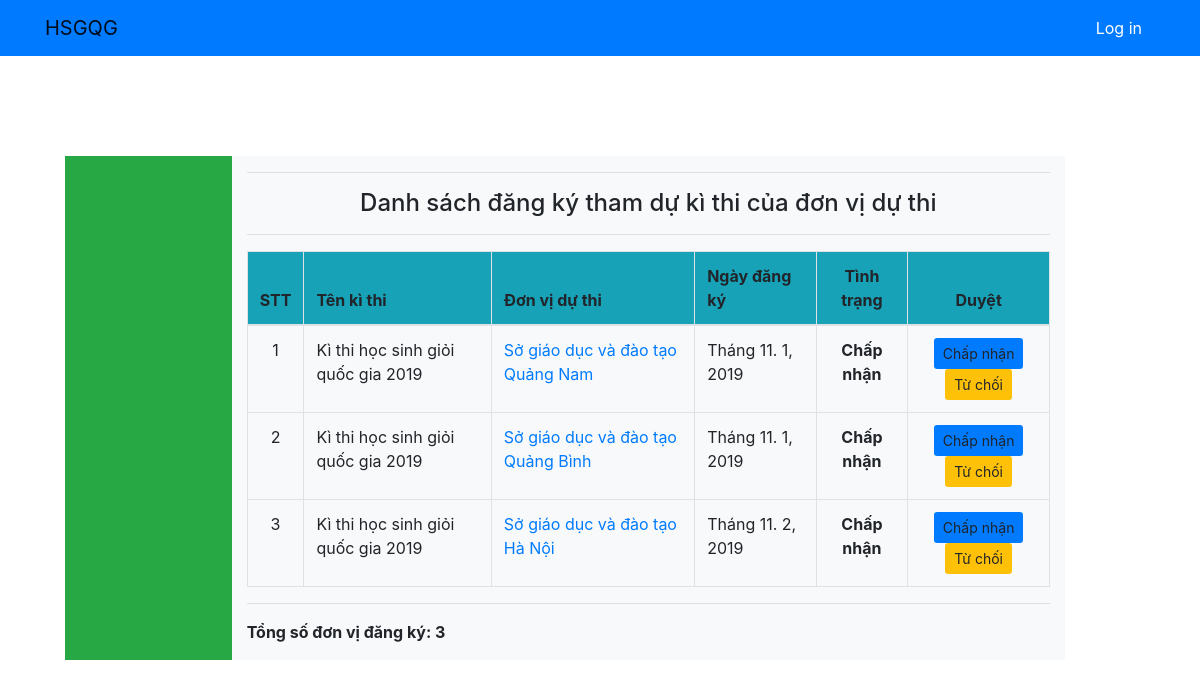
Page /organizer/all_request/ on the committed database.
### core/models.py (models this page shows, shortened)
class Contest_Participant(models.Model):
    STATUS = (
       ('accepted', 'Chấp nhận'),
       ('rejected', 'Từ chối'),
       ('waiting', 'Đang đợi'),
    )
    contest = models.ForeignKey(Contest, on_delete=models.CASCADE, null=True)
    participant  = models.ForeignKey(User, on_delete=models.CASCADE, null=True)
    date = models.DateField(auto_now=True)
    status = models.CharField(
       max_length=32,
       choices=STATUS,
       default='waiting',
    )
    subjects = models.ManyToManyField('Subject')
    def display_status_value(self):
        return dict(self.STATUS)[self.status]

class Contest(models.Model):
    name = models.CharField(max_length = 50)
    day_start = models.DateField(auto_now=False)
    day_end = models.DateField(auto_now=False)
    subjects = models.ManyToManyField('Subject')
    def __str__(self):
        return self.name

class User(AbstractUser):
    is_BanToChuc = models.BooleanField(default=False)
    is_DonViDuThi = models.BooleanField(default=False)
    name = models.CharField(max_length=30)
    email = models.CharField(max_length=30)
    phone_number = models.CharField(max_length=15)
    def __str__(self):
        return self.name

### core/views.py (the view)
# urls.py: path('organizer/all_request/', views.all_request, name='all_request'),
def all_request(request):
    all_contest_participant = Contest_Participant.objects.all()
    return render(request, 'organizer/all_request.html',{
        'all_contest_participant': all_contest_participant
    })

### ContestManagement4/templates/organizer/all_request.html (shortened to what this page needs)
{% extends 'base.html' %}
{% block content %}
	<div >
        <h4 class="text-center ">Danh sách đăng ký tham dự kì thi của đơn vị dự thi</h4>
        <hr>
        <table class="table table-bordered ">
            <thead class="bg-info ">
            <tr>
                <th scope="col" class="text-center">STT</th>
                <th scope="col">Tên kì thi</th>
                <th scope="col">Đơn vị dự thi</th>
                <th scope="col">Ngày đăng ký</th>
                <th scope="col" class="text-center">Tình trạng</th>
                <th scope="col" class="text-center">Duyệt</th>
            </tr>
            </thead>
            <tbody>
                {% for cp in all_contest_participant %}
                <tr >
                    <th scope="row" class="font-weight-normal text-center">{{ forloop.counter }}</th>
                    <th class="font-weight-normal">
                       {{ cp.contest }}
                    </th>
                    <th class="font-weight-normal text-danger">
                        <a href=" {% url 'detail_request_from_participant' cp.id  %} "> {{ cp.participant }}  </a>
                    </th>
                    <th class="font-weight-normal">{{ cp.date }}</th>
                    <th class="text-center">{{ cp.display_status_value }}</th>
                    <th class="font-weight-normal text-center">
                        <a href=" {% url 'accept_request' cp.id %} ">
                            <button type="button" class="btn btn-default btn-sm bg-primary" id="myBtn"> Chấp nhận </button>
                        </a>
                        <a href=" {% url 'reject_request' cp.id %} ">
                            <button type="button" class="btn btn-default btn-sm bg-warning"> Từ chối </button>
                        </a>
                        </th>
                 </tr>
                {% endfor %}
            </tbody>
        </table>
        <hr>
    </div>
    <p>
        <strong>Tổng số đơn vị đăng ký: {{ all_contest_participant.count }}
    </p>
{% endblock content %}

### rows in the picture
Contest_Participant: contest "Kì thi học sinh giỏi quốc gia 2019", participant "Sở giáo dục và đào tạo Quảng Nam", date "Tháng 11. 1, 2019", display_status_value "Chấp nhận"
Contest_Participant: contest "Kì thi học sinh giỏi quốc gia 2019", participant "Sở giáo dục và đào tạo Quảng Bình", date "Tháng 11. 1, 2019", display_status_value "Chấp nhận"
Contest_Participant: contest "Kì thi học sinh giỏi quốc gia 2019", participant "Sở giáo dục và đào tạo Hà Nội", date "Tháng 11. 2, 2019", display_status_value "Chấp nhận"

### other values in the picture
{{ all_contest_participant.count }} "3"
